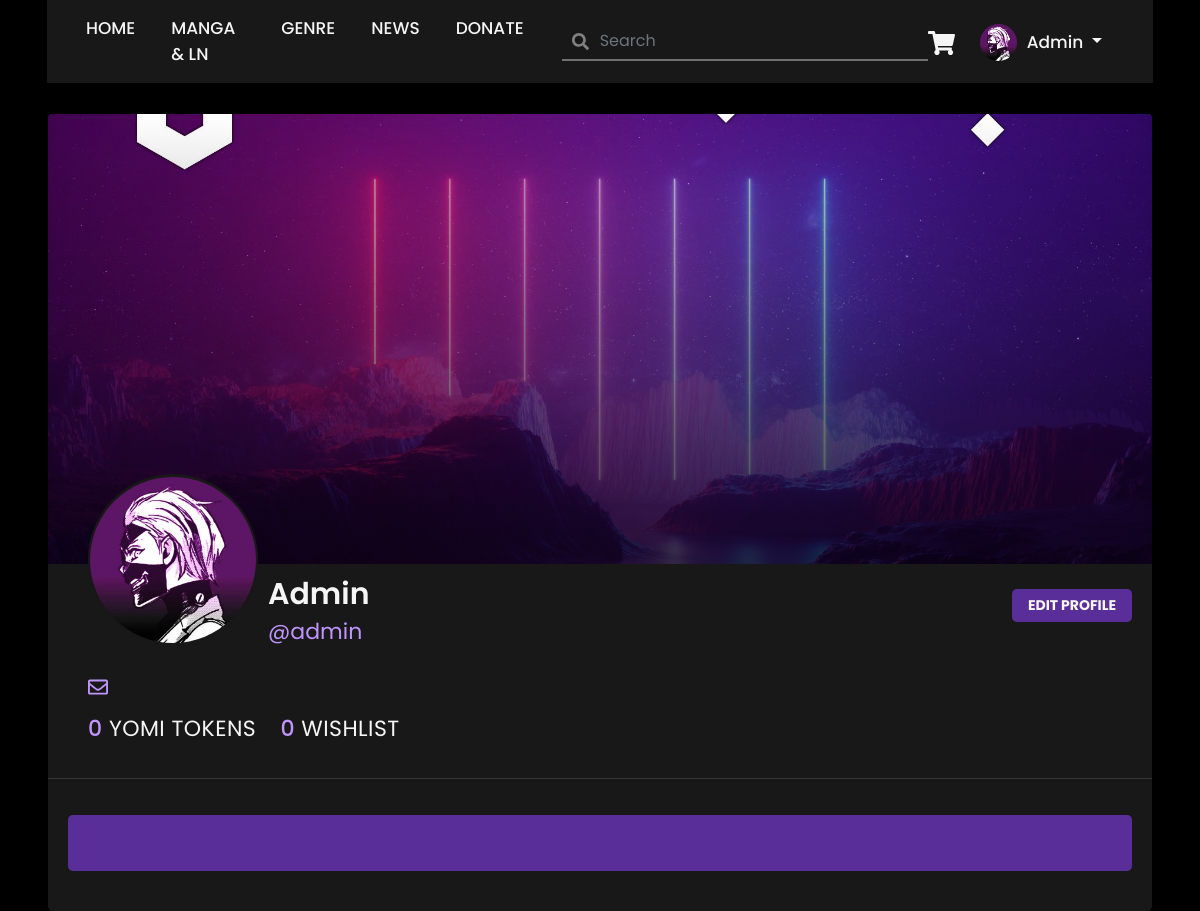
The app's page /profile.php (signed in) with its own data.
### tables this page shows
CREATE TABLE IF NOT EXISTS `user` (
  `username` varchar(25) NOT NULL,
  `user_fullname` varchar(255) NOT NULL,
  `user_email` varchar(255) NOT NULL,
  `user_password` varchar(255) NOT NULL,
  `bio` varchar(255) NOT NULL,
  `user_image` varchar(255) NOT NULL,
  `user_type` varchar(5) NOT NULL,
  `yomi_tokens` int NOT NULL,
  `register_date` datetime NOT NULL,
  PRIMARY KEY (`username`)
);

### profile.php (the view, shortened to what this page needs)
<!DOCTYPE html>
<?php
if (isset($_SESSION["username"])) {
?>
    <html lang="en">
    <head>
        <link rel="stylesheet" href="https://cdnjs.cloudflare.com/ajax/libs/twitter-bootstrap/4.5.3/css/bootstrap.min.css" />
        <link rel="stylesheet" href="https://cdnjs.cloudflare.com/ajax/libs/bootstrap-select/1.13.18/css/bootstrap-select.min.css" />
        <link href="css/userHomepage.css" rel="stylesheet">
    </head>
    <?php
    $host = "localhost";
    $userid = "root";
    $pass = "";
    $database = "yomi";
    $link = mysqli_connect($host, $userid, $pass, $database);
    $query1 = "SELECT * FROM user WHERE username = '" . $_SESSION["username"] . "'";
    $result1 = mysqli_query($link, $query1);
    while ($row1 = mysqli_fetch_array($result1, MYSQLI_BOTH)) {
    ?>
        <body>
            <nav class="navbar navbar-expand-md navbar-custom sticky-top">
                <div class="container-fluid">
                    <ul class="navbar-nav ml-auto">
                        <li class="nav-item"> <a class="nav-link" href="userHomepage.php">HOME</a> </li>
                        <li class="nav-item"> <a class="nav-link" href="mangaln.php">MANGA & LN</a> </li>
                        <li class="nav-item"> <a class="nav-link" href="genre.php">GENRE</a> </li>
                        <li class="nav-item"> <a class="nav-link" href="news.php">NEWS</a> </li>
                        <li class="nav-item"> <a class="nav-link" href="donate.php">DONATE</a> </li>
                    </ul>
                    <form action="search.php" method="POST" class="form-inline my-2 my-lg-0">
                        <div class="searchNav">
                            <span class="fa fa-search form-control-feedback"></span>
                            <input type="search" class="form-control" placeholder="Search" name="Search" style="min-height: 38px;">
                        </div>
                    </form>
                    <div class="collapse navbar-collapse" id="navbarResponsive">
                        <ul class="navbar-nav ml-auto">
                            <span class="cart" id="pover-card" data-toggle="popover" data-trigger="focus" data-placement="bottom" tabindex="-1">
                                <i class="fa fa-shopping-cart"></i>
                            </span>
                            <img src="<?php echo $row1['user_image'] ?>" class="rounded-circle" width="37" height="37" style="margin-top:2px;object-fit:cover;">
                            <li class="dropdown"> <a class="dropdown-toggle" data-toggle="dropdown" href="#"> <?php echo $row1['user_fullname'] ?> <span class="caret"></span></a>
                            </li>
                        </ul>
                    </div>
                </div>
            </nav>
            <div class="container-fluid">
                <div class="row" style="height:auto;">
                    <div class="card profile" style="border-bottom: none">
                        <div class="card-body" style="padding-left:0px;padding-right:0px;padding-top:0px;padding-bottom:0px;">
                            <div class="twPc-div">
                                <a class="twPc-bg twPc-block"></a>
                                <div class="avatarLink">
                                    <img src="<?php echo $row1['user_image'] ?>" width="100%" height="100%" style="object-fit:cover;" class="profilePic">
                                </div>
                                <div class="User">
                                    <div class="name">
                                        <?php echo $row1['user_fullname'] ?><a href="editProfile.php"><button class="btn btn-primary editProfile">EDIT PROFILE</button></a>
                                    </div>
                                    <span class="username">@<?php echo $row1['username'] ?></span>
                                </div><br>
                                <span class="email"><i class="far fa-envelope"></i> <?php echo $row1['user_email'] ?></span>
                                <div class="stats">
                                    <?php
                                    $query3 = "SELECT * FROM wishlist WHERE username = '" . $_SESSION["username"] . "'";
                                    $result3 = mysqli_query($link, $query3);
                                    $countWishlist = mysqli_num_rows($result3);
                                    ?>
                                    <div class="twPc-ArrangeSizeFit">
                                        <span class="value"><?php echo $row1['yomi_tokens']; ?></span>&nbsp<a href="profile.php#img">YOMI TOKENS</a>
                                    </div>
                                    <div class="twPc-ArrangeSizeFit">
                                        <span class="value"><?php echo $countWishlist; ?></span>&nbsp<a href="wishlist.php">WISHLIST</a>
                                    </div>
                                </div>
                            </div>
                        </div>
                        <hr>
                        <div class="container-fluid" style="padding:0;padding-bottom:20px;">
                            <div class="card-body" style="width:100%">
                                <div class="bio">
                                </div>
                            </div>
                        <?php
                    }
                        ?>
                        </div>
                    </div>
                </div>
            </div>
        </body>
    </html>
<?php
} else {
    header("Location:login.php");
}
?>

### css/userhomepage.css (style rules this page uses)
html, body { height: 100%; width: 100%; font-family: 'Poppins', sans-serif; color: #AAAAAA; background-color: #000000; padding-left: 2%; padding-right: 2%; }
a { color: #F5F5F5; }
.card { background-color: #181818; }
.fa-search { color: rgb(129, 129, 129); }
.btn-primary { color: #F5F5F5; font-size: 14px; font-weight: bold; background: #5A2E98; border: none; border-radius: 5px; box-shadow: none; transition: 0.3s ease-in-out; min-width: 100px; margin-left: 3px; }
.navbar { font-family: 'Poppins', sans-serif; font-size: 17px; -webkit-box-shadow: 0 5px 10px -9px #000000; -moz-box-shadow: 0 5px 10px -9px #000000; box-shadow: 0 5px 10px -9px #000000; }
.navbar-custom { background-color: #181818; }
.searchNav { width: 100%; margin-left: 10px; padding-right: 0px; }
.searchNav .form-control { color: #F5F5F5 !important; padding-left: 2.375rem; background-color: transparent; border-bottom: 2px solid #707070 !important; border-radius: 0; }
.searchNav .form-control-feedback { position: absolute; z-index: 2; display: block; width: 2.375rem; height: 2.375rem; line-height: 2.375rem; text-align: center; pointer-events: none; color: #aaa; }
.navbar-nav li { padding-right: 20px; }
nav .navbar-nav li a { color: #F5F5F5 !important; font-weight: 500; }
.navbar-nav img { margin-top: 5px; }
.dropdown { padding-top: 8px; padding-left: 10px; }
.cart { margin-top: 4px; margin-right: 10px; position: relative; }
.cart i { color: #F5F5F5; font-size: 24px; margin-right: 15px; }
:root { --form-control-color: #BF95FC; }
*, *:before, *:after { box-sizing: border-box; }
.form-control { color: #F5F5F5 !important; background-color: #181818; min-height: 41px; box-shadow: none; border: 2px solid #707070; border-right: 0px solid; border-left: 0px solid; border-top: 0px solid; border-radius: 0; }
.profile { padding: 0px; margin-top: 30px; border-radius: 5px; border: 1px solid #000000; width: 100%; }
.twPc-div { background: #181818 none repeat scroll 0 0; border: none; border-radius: 6px; height: 100%; width: 100%; }
.twPc-bg { background-image: linear-gradient(rgba(0, 0, 0, 0), rgba(0, 0, 0, 0.68)), url("../image/bg3.jpg"); background-position: 0 55%; background-size: cover; border-radius: 4px 4px 0 0; height: 450px; width: 100%; }
.twPc-block { display: block !important; width: 100%; }
.avatarLink { background-color: #181818; display: block !important; float: left; margin: -90px 10px 0 40px; max-width: 100%; padding: 1px 0; border-radius: 100%; margin-bottom: 0px; }
.profilePic { border: 2px solid #181818; border-radius: 100%; box-sizing: border-box; color: #fff; font-weight: 500; height: 170px; width: 170px; }
.User { margin: 20px 0px 0; }
.name { font-size: 30px; font-weight: 600; line-height: 21px; margin-top: 20px; margin-bottom: 10px; color: #F5F5F5; }
hr { background-color: #3b3b3b; }
.editProfile { float: right; margin-right: 20px; margin-top: 5px; width: 120px; }
.username { font-size: 22px; color: #BF95FC; }
.email { font-size: 20px; color: #BF95FC; padding-left: 40px; }
.fa-envelope { color: #BF95FC; }
.stats { margin-left: 40px; padding: 10px 0; }
.twPc-ArrangeSizeFit { padding: 0 0; display: inline-block; margin-right: 20px; color: #8899a6; font-size: 22px; letter-spacing: 0.02em; overflow: hidden; text-transform: uppercase; transition: color 0.15s ease-in-out 0s; }
.twPc-ArrangeSizeFit a { color: #F5F5F5; }
.value { display: block; font-size: 22px; font-weight: 500; transition: color 0.15s ease-in-out 0s; color: #BF95FC; display: inline-block; }
.bio { background-color: #5A2E98; border-radius: 5px; color: #F5F5F5; font-size: 20px; font-weight: 500; padding: 20px; }

### records on screen
user: user_image (picture), user_fullname "Admin", username "admin", yomi_tokens "0", countWishlist "0"
